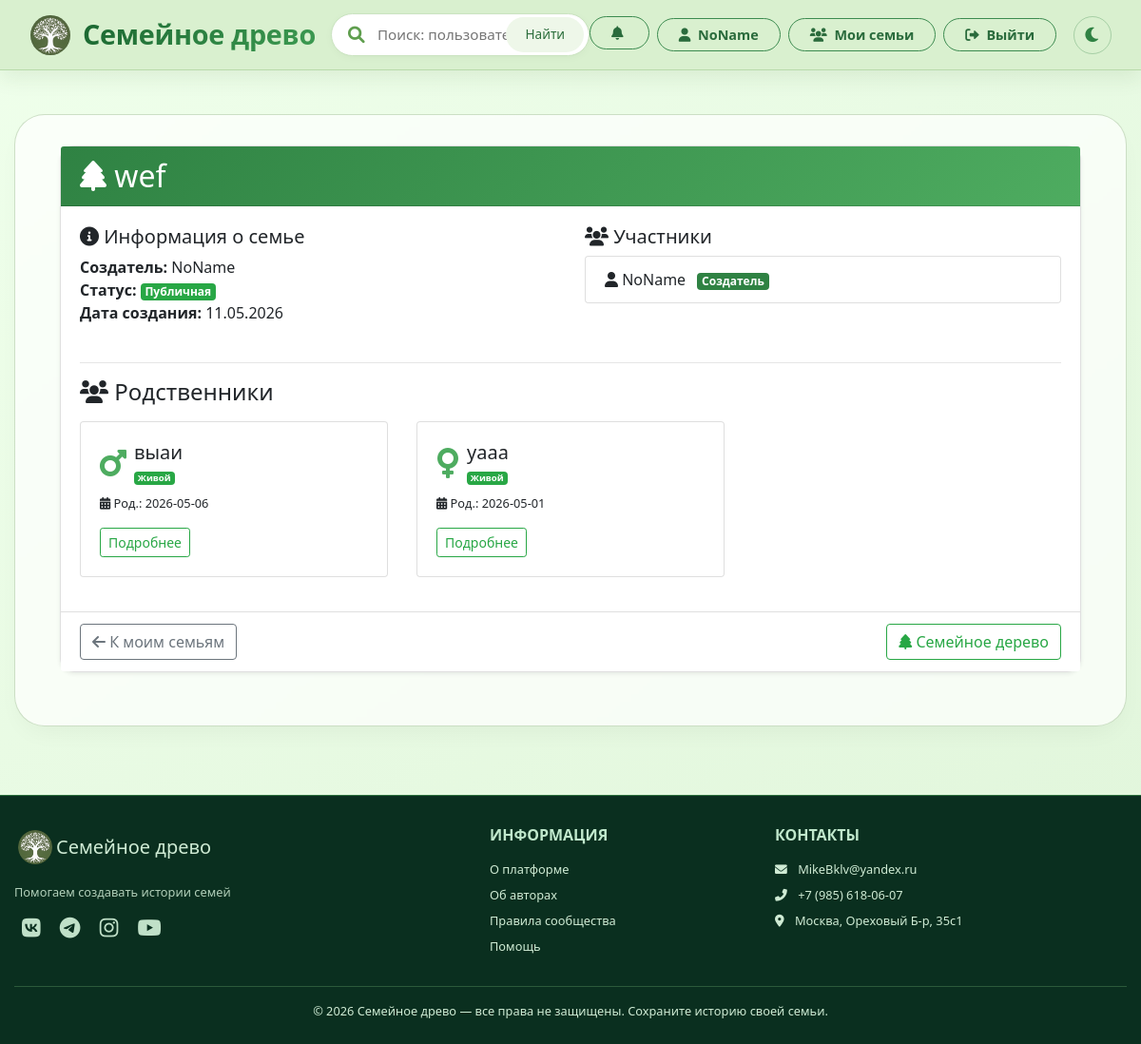
Screenshot of /family/3 (signed in) with the database file from the repository.
### data/users.py (models this page shows, shortened)
class User(SqlAlchemyBase, UserMixin):
    __tablename__ = 'users'
    id = sqlalchemy.Column(sqlalchemy.Integer,
                           primary_key=True, autoincrement=True)
    name = sqlalchemy.Column(sqlalchemy.String, nullable=True, unique=True)
    email = sqlalchemy.Column(sqlalchemy.String,
                              index=True, unique=True, nullable=True)
    hashed_password = sqlalchemy.Column(sqlalchemy.String, nullable=True)
    created_date = sqlalchemy.Column(sqlalchemy.DateTime,
                                     default=datetime.datetime.now)
    is_admin = sqlalchemy.Column(sqlalchemy.Boolean, default=False, nullable=False)
    avatar = sqlalchemy.Column(sqlalchemy.String, nullable=True)

### data/families.py (models this page shows, shortened)
class Family(SqlAlchemyBase):
    __tablename__ = 'families'
    id = sqlalchemy.Column(sqlalchemy.Integer,
                           primary_key=True, autoincrement=True)
    family_name = sqlalchemy.Column(sqlalchemy.String, nullable=True)
    status = sqlalchemy.Column(sqlalchemy.Boolean, nullable=True)
    creator = sqlalchemy.Column(sqlalchemy.String, nullable=True)  # ID создателя
    editors = sqlalchemy.Column(sqlalchemy.String, nullable=True)  # JSON список редакторов
    members = sqlalchemy.Column(sqlalchemy.String, nullable=True)  # JSON список участников (все)
    persons = sqlalchemy.Column(sqlalchemy.String, nullable=True)
    data = sqlalchemy.Column(sqlalchemy.JSON, nullable=True)
    created_date = sqlalchemy.Column(sqlalchemy.DateTime,
                                     default=datetime.datetime.now)

### main.py (the view)
@app.route('/family/<int:family_id>')
@login_required
def family_page(family_id):
    db_sess = db_session.create_session()
    family = db_sess.query(Family).filter(Family.id == family_id).first()
    if not family:
        flash('Семья не найдена', 'danger')
        return redirect(url_for('my_families'))
    members = json.loads(family.members) if family.members else []
    if str(current_user.id) not in members:
        flash('У вас нет доступа к этой семье', 'danger')
        return redirect(url_for('my_families'))
    family_data = init_family_data(family)
    persons = family_data.get("persons", {})
    all_users = db_sess.query(User).all()
    user_names_by_id = {str(user.id): user.name for user in all_users}
    creator_name = user_names_by_id.get(family.creator, family.creator)
    members_names = [user_names_by_id.get(member_id, member_id) for member_id in members]
    editors = json.loads(family.editors) if family.editors else []
    editors_names = [user_names_by_id.get(editor_id, editor_id) for editor_id in editors]
    return render_template('family_page.html',
                           family=family,
                           creator_name=creator_name,
                           members_names=members_names,
                           editors_names=editors_names,
                           persons=persons)

### templates/family_page.html (shortened to what this page needs)
{% extends "base.html" %}
{% block content %}
<div class="container">
    <div class="card shadow-sm rounded-4 mb-4">
        <div class="card-header text-white rounded-top-4" style="background: linear-gradient(135deg, #2f8243, #4eac60);">
            <div class="d-flex justify-content-between align-items-center flex-wrap">
                <h2 class="mb-0">
                    <i class="fas fa-tree"></i> {{ family.family_name }}
                </h2>
            </div>
        </div>
        <div class="card-body">
            <div class="row mb-4">
                <div class="col-md-6">
                    <h5><i class="fas fa-info-circle"></i> Информация о семье</h5>
                    <ul class="list-unstyled">
                        <li><strong>Создатель:</strong> {{ creator_name }}</li>
                        <li><strong>Статус:</strong>
                            {% if family.status %}
                                <span class="badge badge-success">Публичная</span>
                            {% else %}
                                <span class="badge badge-secondary">Приватная</span>
                            {% endif %}
                        </li>
                        <li><strong>Дата создания:</strong>
                            {% if family.created_date %}
                                {{ family.created_date.strftime('%d.%m.%Y') }}
                            {% else %}
                                Не указана
                            {% endif %}
                        </li>
                    </ul>
                </div>
                <div class="col-md-6">
                    <h5><i class="fas fa-users"></i> Участники</h5>
                    <ul class="list-group">
                        {% for member in members_names %}
                            <li class="list-group-item">
                                <i class="fas fa-user"></i> {{ member }}
                                {% if member == creator_name %}
                                    <span class="badge badge-primary ml-2">Создатель</span>
                                {% endif %}
                            </li>
                        {% endfor %}
                    </ul>
                </div>
            </div>
            <hr>
            <h4 class="mb-3"><i class="fas fa-users"></i> Родственники</h4>
            {% if persons %}
                <div class="row">
                    {% for person_id, person in persons.items() %}
                        <div class="col-md-4 mb-3">
                            <div class="card h-100">
                                <div class="card-body">
                                    <div class="d-flex align-items-center mb-2">
                                        <div class="mr-2">
                                            {% if person.gender == 'male' %}
                                                <i class="fas fa-mars fa-2x" style="color: #4eac60;"></i>
                                            {% else %}
                                                <i class="fas fa-venus fa-2x" style="color: #4eac60;"></i>
                                            {% endif %}
                                        </div>
                                        <div>
                                            <h5 class="card-title mb-0">{{ person.full_name }}</h5>
                                            <small class="text-muted">
                                                {% if person.status == 'living' %}
                                                    <span class="badge badge-success">Живой</span>
                                                {% else %}
                                                    <span class="badge badge-secondary">Умерший</span>
                                                {% endif %}
                                            </small>
                                        </div>
                                    </div>
                                    <p class="card-text small">
                                        {% if person.birth_date %}
                                            <i class="fas fa-calendar-alt"></i> Род.: {{ person.birth_date[:10] }}<br>
                                        {% endif %}
                                    </p>
                                    <a href="{{ url_for('persons.person_detail', family_id=family.id, person_id=person_id) }}"
                                       class="btn btn-sm btn-outline-success">
                                        Подробнее
                                    </a>
                                </div>
                            </div>
                        </div>
                    {% endfor %}
                </div>
            {% endif %}
        </div>
        <div class="card-footer bg-white">
            <div class="d-flex justify-content-between">
                <div>
                    {% if current_user.is_authenticated %}
                        <a href="{{ url_for('families.my_families') }}" class="btn btn-outline-secondary">
                            <i class="fas fa-arrow-left"></i> К моим семьям
                        </a>
                    {% else %}
                        <a href="{{ url_for('index') }}" class="btn btn-outline-secondary">
                            <i class="fas fa-arrow-left"></i> На главную
                        </a>
                    {% endif %}
                </div>
                <div>
                    <a href="{{ url_for('families.family_tree_view', family_id=family.id) }}" class="btn btn-outline-success">
                        <i class="fas fa-tree"></i> Семейное дерево
                    </a>
                </div>
            </div>
        </div>
    </div>
</div>
{% endblock %}

### templates/base.html (shortened to what this page needs)
<!doctype html>
<html lang="ru">
<head>
    <link rel="stylesheet"
          href="https://stackpath.bootstrapcdn.com/bootstrap/4.4.1/css/bootstrap.min.css"
>
    <link rel="stylesheet" href="https://cdnjs.cloudflare.com/ajax/libs/font-awesome/6.0.0-beta3/css/all.min.css">
    <link rel="stylesheet" href="{{ url_for('static', filename='css/notifications.css') }}">
    <link rel="stylesheet" href="/static/css/dark_theme.css">
</head>
<body>
<div class="wrapper">
    <header>
        <nav class="navbar navbar-expand-lg navbar-light bg-leaf fixed-top">
            <div class="container">
                <a class="navbar-brand" href="/">
                    <div href="/" class="logo-icon-nav" style="background: none; box-shadow: none;">
                        <img src="/static/img/icon.png" alt="Лого" style="width: 42px; height: 42px; border-radius: 21px;">
                    </div>
                    <h2 class="d-none d-sm-inline-block">Семейное древо</h2>
                </a>
                <div class="collapse navbar-collapse" id="navbarMain">
                    <div class="search-wrapper mx-auto">
                        <form class="search-form" action="{{ url_for('search.search') }}" method="get">
                            <input type="text" class="search-input" id="globalSearchInput"
                                   name="q"
                                   placeholder="Поиск: пользователи, семьи, родственники..."
                                   aria-label="Поиск">
                            <button type="submit" class="search-btn">Найти</button>
                        </form>
                    </div>
                    <ul class="navbar-nav ml-auto">
                        {% if current_user.is_authenticated %}
                        <li class="nav-item notification-dropdown mr-2">
                            <div class="notification-btn-wrapper">
                                <button class="btn btn-leaf-outline notification-trigger">
                                    <i class="fas fa-bell mr-1"></i>
                                    {% set messages = get_flashed_messages(with_categories=true) %}
                                </button>
                            </div>
                        </li>
                        {% endif %}
                        {% if current_user.is_authenticated %}
                        <div class="auth-buttons ml-auto d-flex align-items-center">
                            <a href="{{ url_for('auth.view_profile', user_id=current_user.id) }}" class="btn btn-leaf-outline mr-2">
                                <i class="fas fa-user mr-1"></i> {{ current_user.name }}
                            </a>
                            <a href="{{ url_for('families.my_families') }}" class="btn btn-leaf-outline mr-2">
                                <i class="fas fa-users mr-1"></i> Мои семьи
                            </a>
                            <a href="{{ url_for('auth.logout') }}" class="btn btn-leaf-outline mr-2">
                                <i class="fas fa-sign-out-alt mr-1"></i> Выйти
                            </a>
                            <button class="navbar-theme-toggle" id="navbarThemeToggle" title="Переключить тему">
                                <i class="fas fa-moon"></i>
                            </button>
                        </div>
                        {% endif %}
                    </ul>
                </div>
            </div>
        </nav>
        <div style="height: 88px;"></div>
    </header>
    <main role="main" class="container">
        <div class="content-block">
            {% block content %}{% endblock %}
        </div>
    </main>
</div>
<footer class="footer-emerald">
    <div class="container">
        <div class="row">
            <div class="col-md-5 mb-4 mb-md-0">
                <div class="d-flex align-items-center">
                    <div class="logo-icon-nav" style="background: none; box-shadow: none;">
                        <img src="/static/img/icon.png" alt="Лого" style="width: 36px; height: 36px; border-radius: 18px;">
                    </div>
                    <h5 class="mb-0 font-weight-light">Семейное древо</h5>
                </div>
                <p class="mt-3 small" style="opacity: 0.85;">Помогаем создавать истории семей</p>
                <div class="social-icons mt-2">
                    <a href="#" aria-label="VK"><i class="fab fa-vk"></i></a>
                    <a href="#" aria-label="Telegram"><i class="fab fa-telegram-plane"></i></a>
                    <a href="#" aria-label="Instagram"><i class="fab fa-instagram"></i></a>
                    <a href="#" aria-label="YouTube"><i class="fab fa-youtube"></i></a>
                </div>
            </div>
            <div class="col-md-3 mb-4 mb-md-0">
                <h6 class="text-uppercase mb-3" style="color: #c0e8cc; font-weight: 600;">Информация</h6>
                <ul class="list-unstyled small">
                    <li><a href="#" class="text-reset">О платформе</a></li>
                    <li class="mt-2"><a href="#" class="text-reset">Об авторах</a></li>
                    <li class="mt-2"><a href="#" class="text-reset">Правила сообщества</a></li>
                    <li class="mt-2"><a href="#" class="text-reset">Помощь</a></li>
                </ul>
            </div>
            <div class="col-md-4">
                <h6 class="text-uppercase mb-3" style="color: #c0e8cc; font-weight: 600;">Контакты</h6>
                <ul class="list-unstyled small">
                    <li><i class="fas fa-envelope mr-2"></i> MikeBklv@yandex.ru</li>
                    <li class="mt-2"><i class="fas fa-phone-alt mr-2"></i> +7 (985) 618-06-07</li>
                    <li class="mt-2"><i class="fas fa-map-marker-alt mr-2"></i> Москва, Ореховый Б-р, 35с1</li>
                </ul>
            </div>
        </div>
        <div class="border-top-light pt-3 mt-3 text-center small">
            &copy; 2026 Семейное древо — все права не защищены. Сохраните историю своей семьи.
        </div>
    </div>
</footer>
</body>
</html>

### rows the page displays
User: name "NoName", shows "Создатель"
Family: family_name "wef", created_date "11.05.2026"

### other values shown
{{ person.full_name }} "выаи" "уааа"
{{ person.birth_date[:10] }} "2026-05-06" "2026-05-01"
